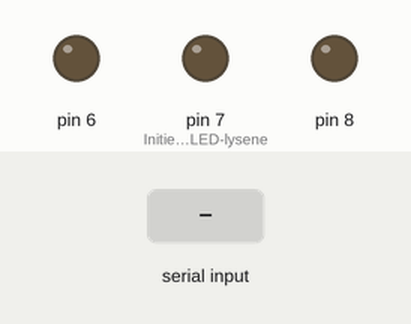
A sketch run on a simulated Arduino Uno, built with avr-gcc and run on an emulated ATmega328P. Shown: output pins drawn as LEDs (lit = HIGH). The inputs (shaded band) are chosen by the test bench. What the sketch prints to the serial monitor is not drawn.

Above: at 1.2 s.
1.3 s: "a" received over Serial
At 2.4 s:
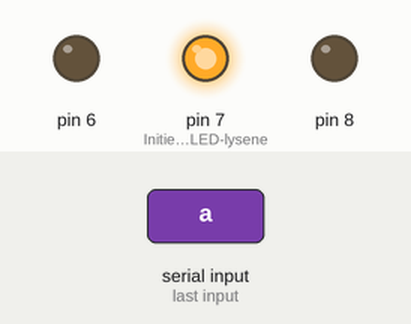
2.8 s: "b" received over Serial
At 3.5 s:
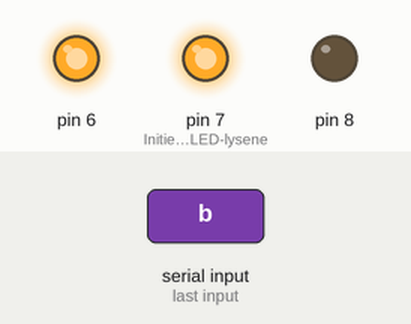
4.3 s: "c" received over Serial
At 4.7 s:
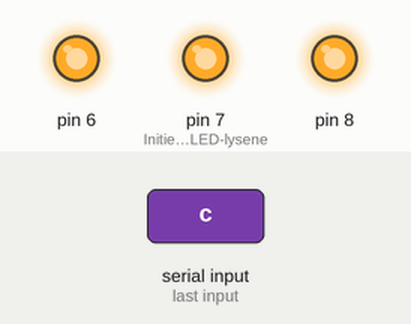
5.8 s: "o" received over Serial
At 7.0 s:
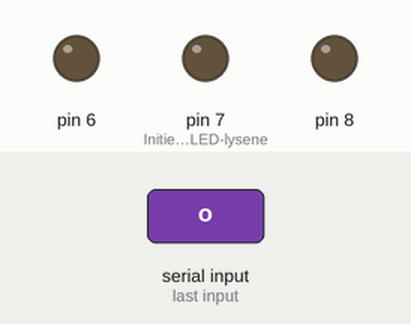
7.3 s: "B" received over Serial
At 8.2 s:
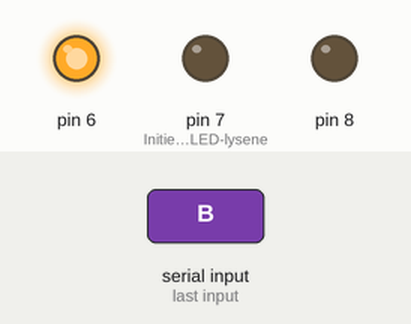
8.8 s: "C" received over Serial
At 9.3 s:
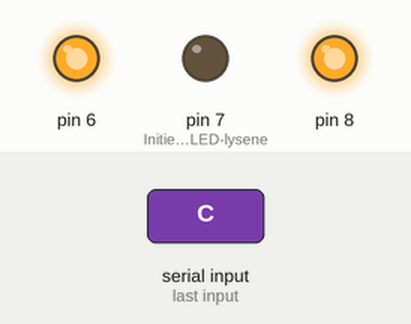
Timing chart, 0 to 11.3 s (numbered marks = the images above; inputs shaded):
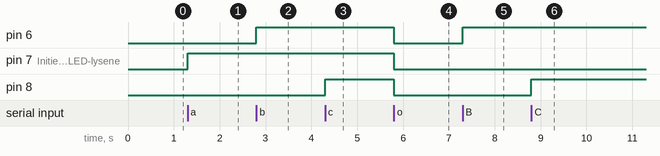

Measured:
- after the input at 1.3 s, pin 7 (Initierer_LED-lysene): LOW → HIGH at once
- after the input at 2.8 s, pin 6: LOW → HIGH at once
- after the input at 4.3 s, pin 8: LOW → HIGH at once
- after the input at 5.8 s, pin 6, pin 7 (Initierer_LED-lysene), pin 8: HIGH → LOW at once
- after the input at 7.3 s, pin 6: LOW → HIGH at once
- after the input at 8.8 s, pin 8: LOW → HIGH at once

The sketch:

Oppgave3_b.ino
```cpp
//Oppgave 3_b
void setup() {
  Serial.begin(9600); //definerer en startverdi

  pinMode(7, OUTPUT); //Initierer LED-lysene
  pinMode(6, OUTPUT);
  pinMode(8, OUTPUT);
  Serial.println("Input a,b or c. O to turn off the lights");


}

void loop() {
  if(Serial.available()>0){ //Avleser sensor
    int lesV = Serial.read();

    switch(lesV){ //Initierer switch-case
      case 'a':
      case 'A':
      digitalWrite(7, HIGH);
      break;
      case 'b':
      case 'B':
      digitalWrite(6, HIGH);
      break;
      case 'c':
      case 'C':
      digitalWrite(8, HIGH);
      break;
      case 'o':
      case 'O':
      digitalWrite(6, LOW);
      digitalWrite(7, LOW);
      digitalWrite(8, LOW);
      break;
      }
  }
}
```
